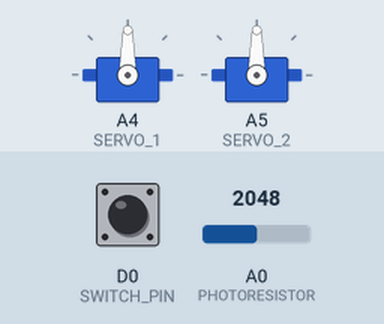
Simulated run of this sketch. Board: Particle Photon. Shown: 2 × servo. The test bench sets the inputs (shaded band); at power-on: D0 (SWITCH_PIN) HIGH, A0 (PHOTORESISTOR) = 2048.

Above: at 1.4 s.
1.5 s: D0 (SWITCH_PIN) pulled LOW for 0.35 s
At 2.8 s:
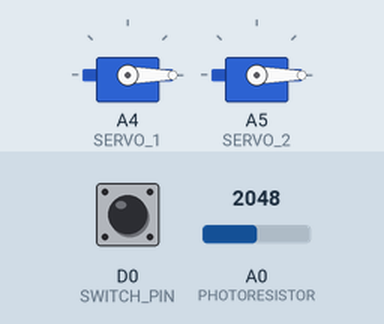
3.3 s: D0 (SWITCH_PIN) pulled LOW for 1 s
At 4.8 s:
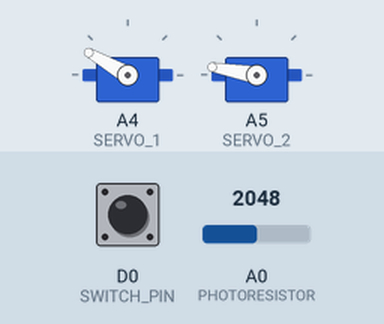
5.8 s: D0 (SWITCH_PIN) pulled LOW for 3.2 s
At 7.3 s:
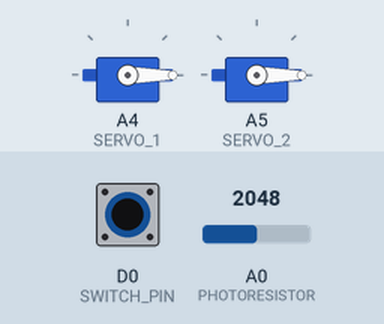
Timing chart, 0 to 8.8 s (numbered marks = the images above; inputs shaded):
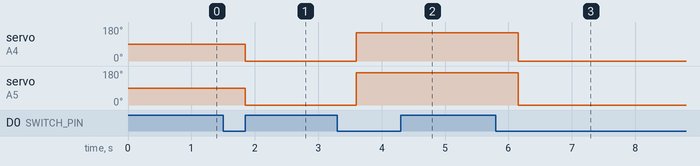

The sketch:

Dual.Blind.Control.ino
```cpp
/**

 *  Window Blind Tilt Control

 *  Particle Photon

 *  Author: Brian Anderson
 * Modified from Code by Justin Wurth

 *  Date: Feb 11.2016

 */


// Pin Declarations - Servo Related
#define SERVO_1       A4  //PWM signal is only on pins D0, D1, D2, D3, A4, A5, WKP, RX, and TX
#define SERVO_2       A5  //Provides PWM for a second servo
#define SWITCH_PIN    D0  //define pin used to connect the switch

//set up the servo objects
Servo myservo1;  //Initial position settings for first servo
int state1;
int open1=0;
int closed1=150;

Servo myservo2;  //Initial position settings for second servo
int state2;
int open2=0;
int closed2=170;

//photoresistor variables
int STEADY_POWER =  A3;  //define pin used to provide a steady 3.3v to the photoresistor
int PHOTORESISTOR = A0;  //define pin used to ultimately determine level of light.
                             //measures difference between voltage measured on pin A0 and STEADY_POWER.
int LightValue; //used to store the value of the photoresistor

// Functions
int setState(String command);

// Setup Function

void setup(){
  // RGB.control(true);   Insert if you want to control the RGB LED
  // RGB.color(255,255,255);   Turn the LED to the color White
  // RGB.brightness(0);  Turn the brightness to zero
//myservo1.attach(A4);  //First Servo attached to pin A4
  myservo1.attach(SERVO_1); // First Servo attaches on analog pin A4 to the servo object
  myservo2.attach(SERVO_2); //Second servo attaches on analog pin A5 to the servo object
  Particle.function("setstate", setState);
  Particle.variable("getstate", &state1, INT);
  Particle.function("setstate", setState);
  Particle.variable("getstate", &state2, INT);
  state1=myservo1.read(); // Determine the current position of Servo1
  state2=myservo2.read(); // Determine the current Position of Servo2
  pinMode(SWITCH_PIN,  INPUT_PULLUP);


  //photoresistor code
  //First - declare all pins to determine which are outputting voltages and which are reading voltages


  pinMode(PHOTORESISTOR,INPUT); //the pin reading the changes in values due to changes in light is set as INPUT
  pinMode(STEADY_POWER,OUTPUT); //the pin powering the photoresistor is providing consistent power and is OUTPUT

  digitalWrite(STEADY_POWER,HIGH); //write the power pin high as this will be used for power

  //delcare a Particle.variable() to allow for reading of the photoresistor value from the cloud

  Particle.variable("LightValue", LightValue);
  //Particle.variable("analogLightValue",&analogLightValue, INT); //This will reference the variable analogvalue in
  //this app, which is an integer variable.

}

// Loop Function
void loop(){

  if(!digitalRead(SWITCH_PIN)){ // Execute IF momentary button is pressed
    delay(50);
// myservo1.attach(A4);
    myservo1.attach(SERVO_1);  // First Servo attaches on analog pin A4 to the servo object
    myservo2.attach(SERVO_2);  //Second servo attaches on analog pin A5 to the servo object
    state1=(state1)?open1:closed1; // Toggle between fully open and closed
    state2=(state2)?open1:closed2; // Toggle between fully open and closed
    myservo1.write(state1); // Send the position to Servo1
    myservo2.write(state2); // Send the position to Servo2
    delay(500);
    analogWrite(SERVO_1,0); // Comment to silence the buzzing noise on Servo1
    analogWrite(SERVO_2,0); // Comment to silence the buzzing noise on Servo2

    // TODO: Status

  }

  while(!digitalRead(SWITCH_PIN));
//Nothing to see here... continue with program!
   delay(500);
   LightValue = 0;
   LightValue = analogRead(PHOTORESISTOR);
   delay(100); // delay 100ms
}

int setState(String command) //the actual string coming from SmartThings (e.g., open, close)
  {
    //First, check the value of the photoresistor and store it
  // delay(500);
   //analogLightValue = analogRead(PHOTORESISTOR);
   //delay(100); // delay 100ms
  // Particle.publish("photoresistor","reading taken",60,PRIVATE);
//now - attach the myservo object to the servo control pins
    myservo1.attach(SERVO_1);
    myservo2.attach(SERVO_2);
    state1 = command.toInt();
    state1 = map (state1, 0, 99, open1, closed1);
    state2 = command.toInt();
    state2 = map (state2, 0, 59, open1, closed2);
    myservo1.write(state1); // Send the position to Servo1
    myservo2.write(state2); // Send the position to Servo2
    delay(500);
    analogWrite(SERVO_1,0); // Command to silence the buzzing noise on Servo1
    analogWrite(SERVO_2,0); // Command to silence the buzzing noise on Servo2
    return 1;
   }
```

Measured:
- after the input at 1.5 s, servo on A4 (SERVO_1), servo on A5 (SERVO_2): 90° → 0° after 0.35 s
- after the input at 3.3 s, servo on A4 (SERVO_1): 0° → 150° after 0.30 s; servo on A5 (SERVO_2): 0° → 170° after 0.30 s
- after the input at 5.8 s, servo on A4 (SERVO_1): 150° → 0° after 0.35 s; servo on A5 (SERVO_2): 170° → 0° after 0.35 s
